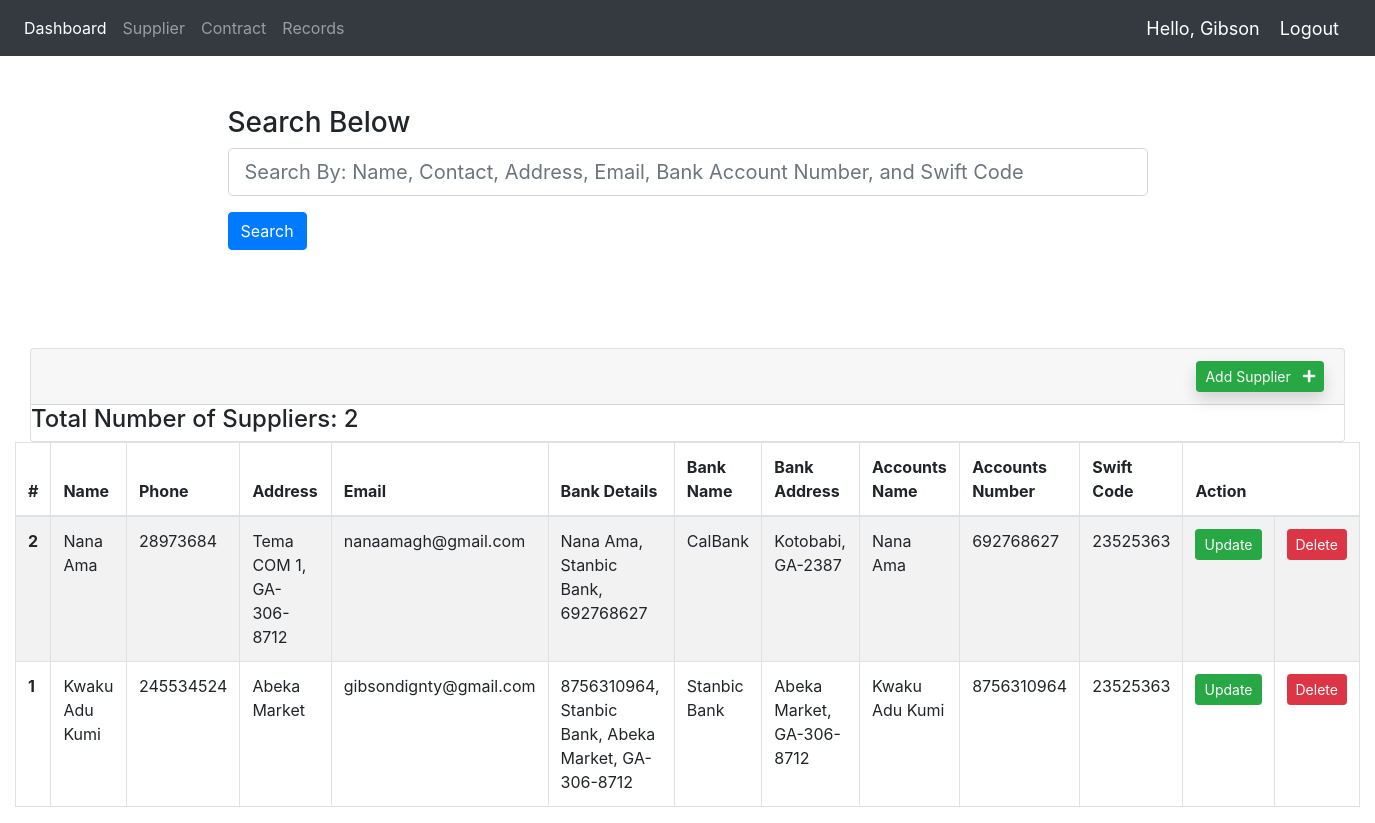
Before: /PA/records/list_suppliers/ (signed in) with the older database file.
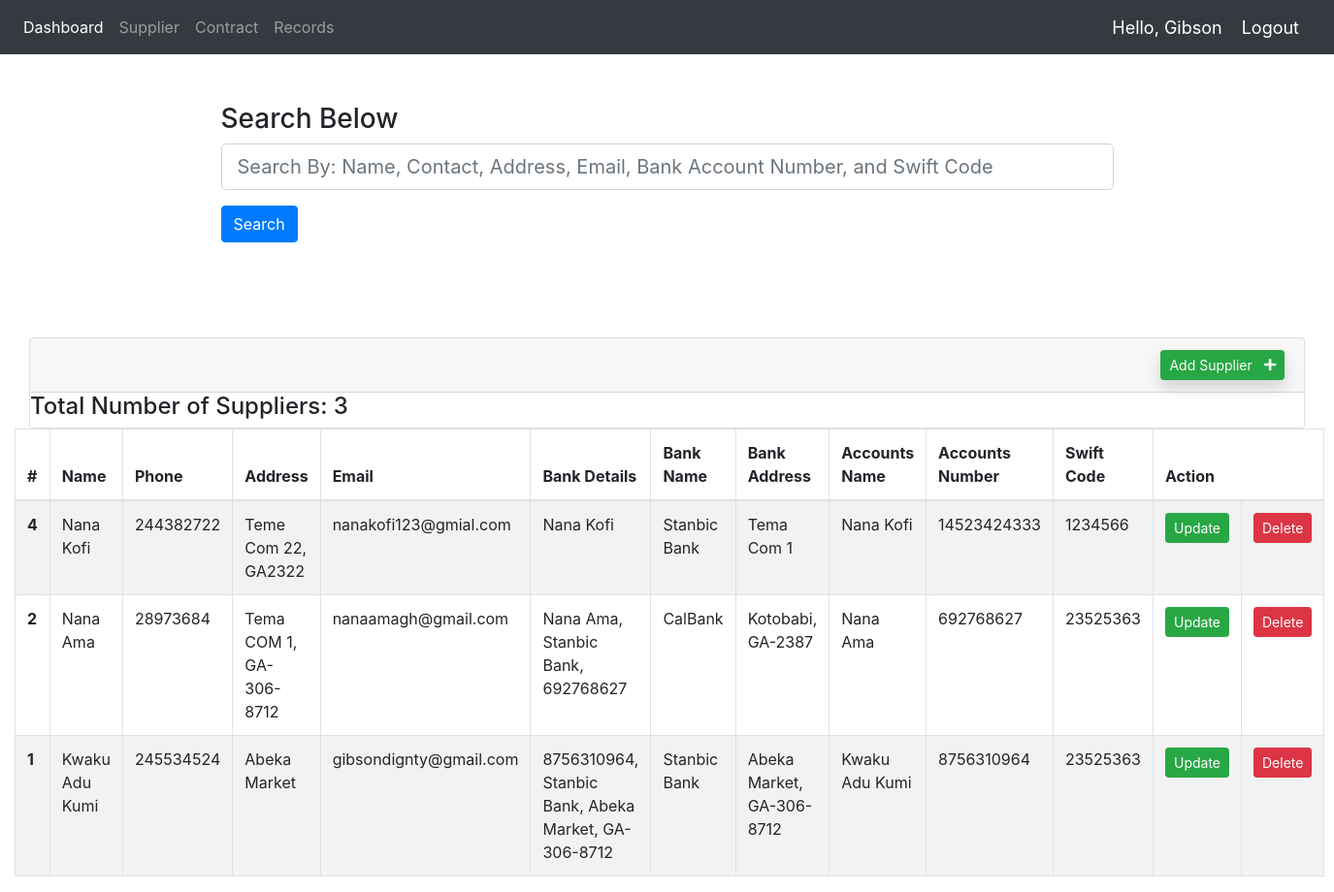
After: the same page with the newer database file.
### app/models.py (models this page shows, shortened)
class Supplier(models.Model):
    name = models.CharField(max_length=50, help_text='Enter your full name')
    contact = models.PositiveIntegerField(null=True, blank=True)
    address = models.CharField(max_length=255, null=True)
    email = models.EmailField(max_length = 50, help_text="Enter your email address")
    bank_details = models.CharField(max_length=200, help_text='Summary of bank details', null=True)
    Bank_name = models.CharField(max_length=50, null=True)
    Bank_address = models.CharField(max_length=50, null=True)
    Bank_account_name = models.CharField(max_length=50, null=True)
    Bank_account_number = models.CharField(max_length=50, null=True)
    swift_code = models.CharField(max_length=50, null=True)

### app/views.py (the view)
# urls.py: path('PA/records/list_suppliers/', views.list_suppliers, name='list_suppliers'),
@login_required(login_url='login')
def list_suppliers(request):
    if 'data' in request.GET:
         q = request.GET['data']
         suppliers  = Supplier.objects.filter(Q(name__icontains=q) | Q(contact__icontains=q) | Q(address__icontains=q) | Q(email__icontains=q) | Q(Bank_account_number__icontains=q) | Q(swift_code__icontains=q) )
    else:
    	 suppliers = Supplier.objects.all()
    total_suppliers = Supplier.objects.all().count()
    context = {"suppliers":suppliers, "total_suppliers":total_suppliers}
    return render(request, 'app/list_suppliers.html', context)

### app/templates/app/list_suppliers.html (shortened to what this page needs)
{% extends '../base.html' %}
{% block content %}
    <div class="dashboard-wrapper">
        <div class="container-fluid dashboard-content">
            <div class="col-xl-12 col-lg-12 col-md-12 col-sm-12 col-12">
        <div class="container">
            <form>
                <h3>Search Below</h3>
                <div class="input-group mb-3">
                    <input class="form-control form-control-lg" name="data" type="text" placeholder="Search By: Name, Contact, Address, Email, Bank Account Number, and Swift Code" aria-label="default input example">
                </div>
                <button class="btn btn-primary">Search</button>
            </form>
        </div>
        <br><br>
            <div class="card">
                <h5 class="card-header">
                    <a href="{% url 'new_supplier' %}" class="btn btn-sm btn-success shadow float-right text-light ml-5">Add Supplier <i class="fa fa-plus ml-2"></i></a>
                    <h4>Total Number of Suppliers: {{total_suppliers}}</h4>
            </div>
     </div>
<table id="example" class="table table-striped table-bordered" cellspacing="0" width="100%">
	<thead>
		<tr>
			<th>#</th>
            <th>Name</th>
            <th>Phone</th>
            <th>Address</th>
            <th>Email</th>
            <th>Bank Details</th>
            <th>Bank Name</th>
            <th>Bank Address</th>
            <th>Accounts Name</th>
            <th>Accounts Number</th>
            <th>Swift Code</th>
            <th colspan="2">Action</th>
		</tr>
	</thead>
	<tbody>
    {% for supplier in suppliers reversed %}
        <tr>
            <th scope="row">{{supplier.id}}</th>
            <td>{{supplier.name}}</td>
            <td>{{supplier.contact}}</td>
            <td>{{supplier.address}}</td>
            <td>{{supplier.email}}</td>
            <td>{{supplier.bank_details}}</td>
            <td>{{supplier.Bank_name}}</td>
            <td>{{supplier.Bank_address}}</td>
            <td>{{supplier.Bank_account_name}}</td>
            <td>{{supplier.Bank_account_number}}</td>
            <td>{{supplier.swift_code}}</td>
            <td><a class="btn btn-sm btn-success" href="{% url 'update_supplier' supplier.pk %}">Update</a></td>
            <td><a class="btn btn-sm btn-danger" href="{% url 'delete_supplier' supplier.pk %}">Delete</a></td>
        </tr>
    {% endfor %}
    </tbody>
</table>
{% endblock content %}

### app/templates/base.html (shortened to what this page needs)
<!doctype html>{% load static %}
<html lang="en">
  <head>
<link rel="stylesheet" href="https://stackpath.bootstrapcdn.com/bootstrap/4.2.1/css/bootstrap.min.css">
  </head>
  <body>
  {%  include 'app/navbar.html' %}
      {% block content %}{% endblock content %}
  </body>
</html>

### app/templates/app/navbar.html (shortened to what this page needs)
<nav class="navbar navbar-expand-lg navbar-dark bg-dark">
  <div class="collapse navbar-collapse" id="navbarNav">
    <ul class="navbar-nav">
      <li class="nav-item active">
        <a class="nav-link" href="{% url 'index' %}">Dashboard</a>
      </li>
      <li class="nav-item ">
      <a class="nav-link b" href="{% url 'new_supplier' %}">Supplier</a>
      </li>
      <li class="nav-item">
      <a class="nav-link" href="{% url 'contract_continues' %}">Contract</a>
      </li>
      <li class="nav-item">
      <a class="nav-link" href="{% url 'PArecords' %}">Records</a>
      </li>
    </ul>
  </div>
  <span class="hello-msg">Hello, {{request.user}}</span>
  <span ><a  class="hello-msg" href="{% url 'logout' %}">Logout</a></span>
</nav>

### app/templates/app/list_suppliers.html (style rules this page uses)
.container { max-width: 960px; margin: 30px auto; padding: 20px; }

### app/templates/app/navbar.html (style rules this page uses)
.hello-msg { font-size: 18px; color: #fff; margin-right: 20px; }

Changed rows visible on the page:
added Supplier: id "4", name "Nana Kofi", contact "244382722", address "Teme Com 22, GA2322", email "nanakofi123@gmial.com", bank_details "Nana Kofi", Bank_name "Stanbic Bank", Bank_address "Tema Com 1", Bank_account_name "Nana Kofi", Bank_account_number "14523424333", swift_code "1234566"
Other visible differences:
{{ total_suppliers }}: "2" → "3"
